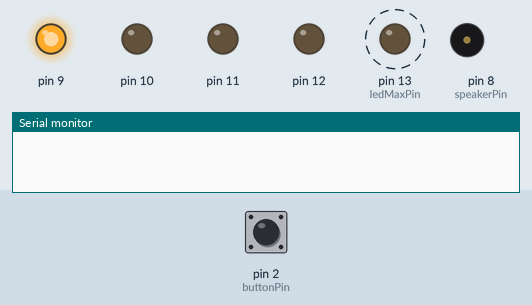
Recording of a sketch running on a simulated Arduino Uno, built with avr-gcc and run on an emulated ATmega328P. Shown: output pins drawn as LEDs (lit = HIGH), buzzer (waves = sounding), the last lines printed to the serial monitor. Dashed ring = blinking. Inputs (shaded band) come from the test bench; at power-on: pin 2 (buttonPin) HIGH. Pins used as bus, display or sensor lines are not drawn.

Above: at 0.3 s.
At 1.4 s:
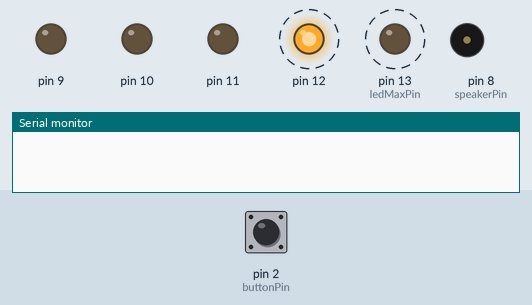
1.5 s: pin 2 (buttonPin) pulled LOW for 0.25 s
At 3.1 s:
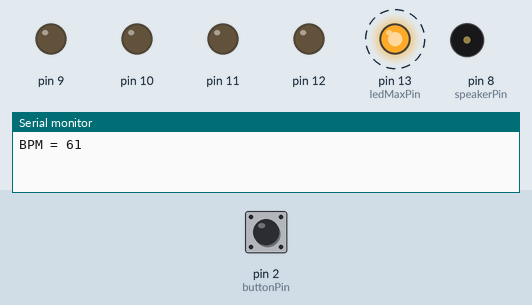
Timing chart, 0 to 10.7 s (numbered marks = the images above; inputs shaded):
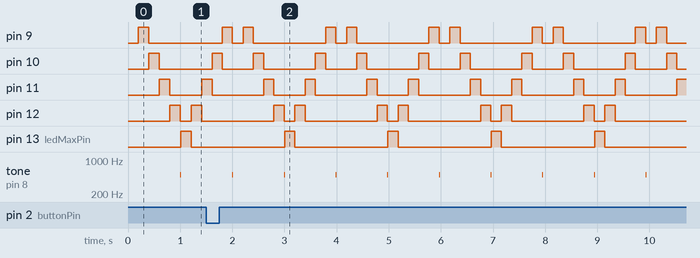

Measured:
- by itself, pin 9, pin 12: repeats every 2.0 s: LOW 0.21 s, HIGH 0.20 s, LOW 1.4 s, HIGH 0.20 s
- by itself, pin 10: repeats every 2.0 s: LOW 0.60 s, HIGH 0.20 s, LOW 0.99 s, HIGH 0.20 s
- by itself, pin 11: repeats every 2.0 s: HIGH 0.20 s, LOW 0.60 s, HIGH 0.20 s, LOW 0.99 s
- by itself, pin 13 (ledMaxPin): alternates HIGH for 0.20 s and LOW for 1.8 s
- by itself, tone on pin 8 (speakerPin): alternates 500 Hz for 0.01 s and silent for 0.98 s

The sketch:

sketch_jul5a.ino
```cpp
//Arduinoメトロノーム

// 定数の定義
const int buttonPin = 2; //ボタンピン
const int ledMinPin = 8; // LEDの最小ピン番号
const int ledMaxPin = 13; // LEDの最大ピン番号
const int speakerPin = 8; // スピーカーのピン番号

// 変数の定義
double BPM = 60; //テンポ
int ledPin = ledMinPin; // 現在のLEDのピン番号
int direction = 1; // LEDの移動方向（1: 正方向、-1: 逆方向）

//関数定義
//テンポ音
void playSound() {
  tone(speakerPin, 500); // 500Hzの音を鳴らす
  delay(10); // 1ミリ秒間音を鳴らす
  noTone(speakerPin); // 音を停止する
}

//テンポアップ
void BPM_UP(){
  if(digitalRead(buttonPin) == LOW){
    BPM += 1;
    Serial.begin(9600);
    Serial.print("BPM = ");
    Serial.println(int(BPM));
  }
}


void setup() {
  for (int pin = ledMinPin; pin <= ledMaxPin; ++pin) {
    pinMode(pin, OUTPUT); // L8~L13のLEDピンを出力モードに設定
  }
  pinMode(buttonPin, INPUT_PULLUP); //ボタンピンを入力モードに設定
  pinMode(speakerPin, OUTPUT); // スピーカーピンを出力モードに設定
}

void loop() {
  // LEDの光を往復させる
  digitalWrite(ledPin, HIGH); // 現在のLEDを点灯
  delay(((60/BPM)*1000)/5); // 少し待つ
  digitalWrite(ledPin, LOW); // 現在のLEDを消灯
  ledPin += direction; // 移動方向に応じて次のLEDピン番号を更新

  // 方向を切り替える条件をチェック
  if (ledPin == ledMaxPin || ledPin == ledMinPin) {
    direction *= -1; // 移動方向を反転
    playSound(); //LEDが端に来たら音を鳴らす
  }

  //ボタンによるテンポ変更
  BPM_UP();
}
```
